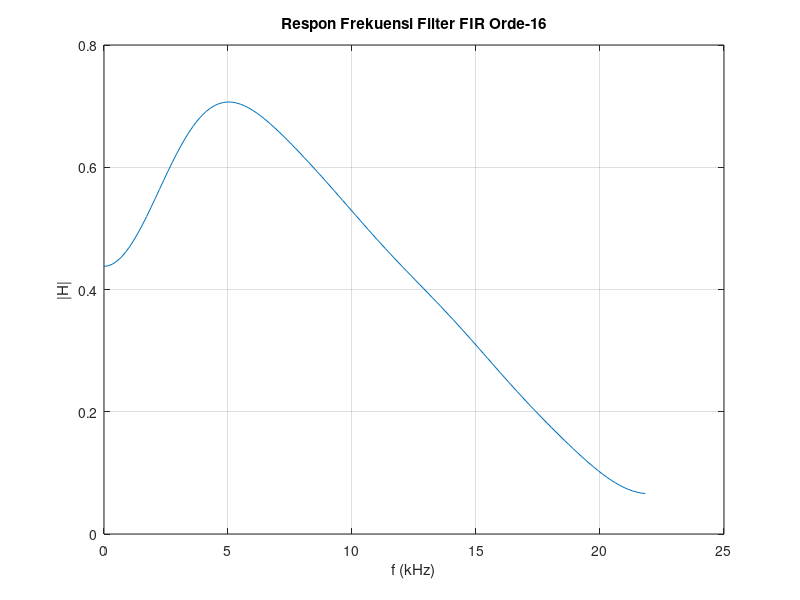

Here is the MATLAB script that generated this plot:
clear all; clc;

n = 16;
fs2 = 22;
f = [0, 0.116, 0.174, 1];
m = [0, 0.8, 0.8, 0];
b = fir2(n, f, m);

fid = fopen('fir.txt', 'w');
fprintf(fid, strcat('Koefisien filter FIR orde-'), int2str(n), ':\n');
fprintf(fid, strcat('Generated on-', datestr(now), '\n\n'));
for i = 1:n+1
    fprintf(fid, '%1.6f \n', b(i));
end
fclose(fid);

[H, w] = freqz(b, 1, 128);
plot(w/pi * fs2, abs(H));

xlabel('f (kHz)');
ylabel('|H|');
grid;
title(strcat('Respon Frekuensi Filter FIR Orde-', int2str(n)));
